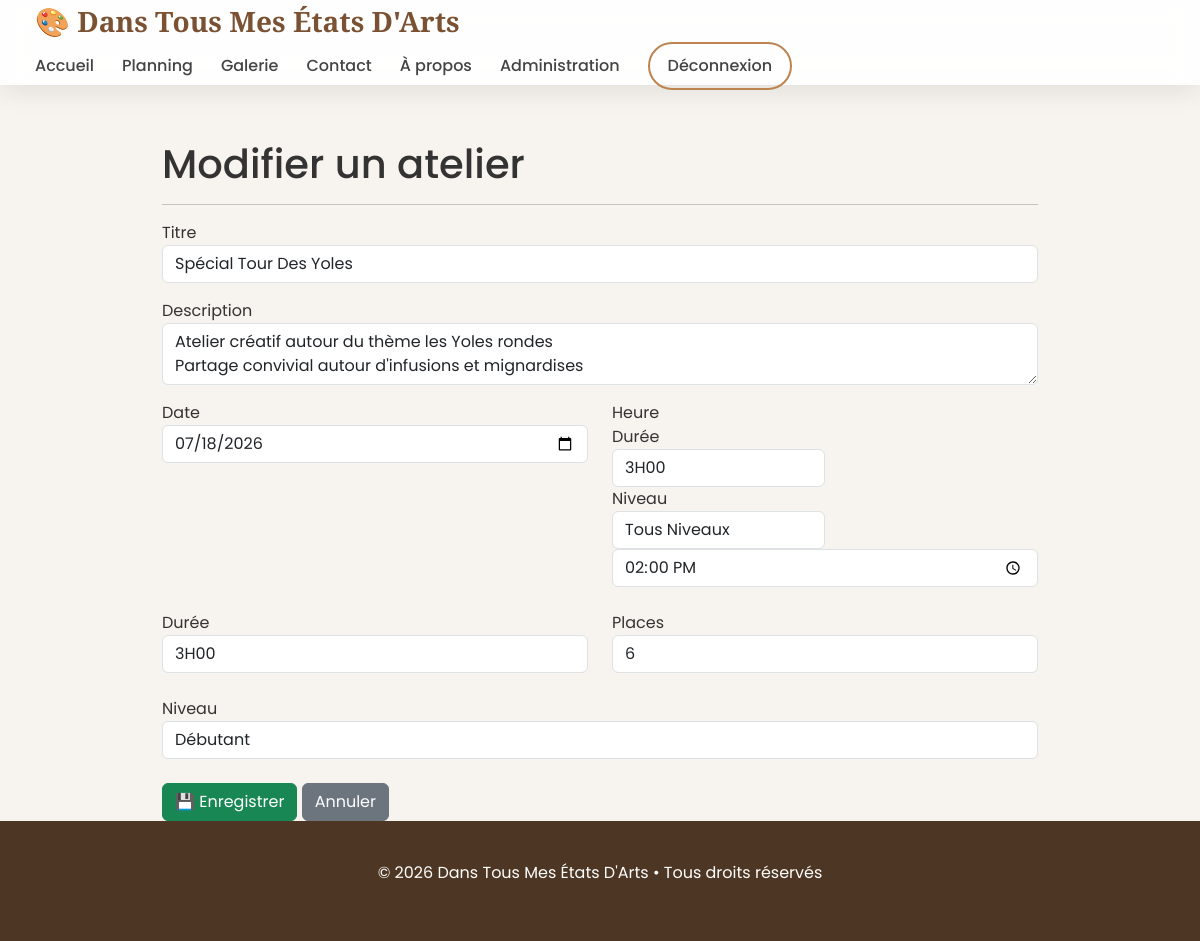
Screenshot of /admin/modifier/2 (signed in) with the database file from the repository.
### models/atelier.py (models this page shows)
class Atelier(db.Model):
    __tablename__ = "ateliers"
    id = db.Column(db.Integer, primary_key=True)
    titre = db.Column(db.String(100), nullable=False)
    description = db.Column(db.Text)
    date = db.Column(db.String(20), nullable=False)
    heure = db.Column(db.String(10), nullable=False)
    duree = db.Column(db.String(20))
    niveau = db.Column(db.String(30))
    places = db.Column(db.Integer, default=10)
    image = db.Column(db.String(255))
    reservations = db.relationship(
        "Reservation",
        backref="atelier",
        cascade="all, delete-orphan",
        lazy=True
    )

### app.py (the view, shortened to what this page needs)
@app.route("/admin/modifier/<int:id>", methods=["GET", "POST"])
@login_required
def modifier_atelier(id):
    if current_user.role != "admin":
        return redirect("/")
    atelier = Atelier.query.get_or_404(id)
    return render_template(
        "modifier_atelier.html",
        atelier=atelier
    )

### app.py (called while the page is built)
@login_manager.user_loader
def load_user(user_id):
    return User.query.get(int(user_id))

### templates/modifier_atelier.html (shortened to what this page needs)
{% extends "base.html" %}
{% block content %}
<div class="container" style="padding-top:140px;max-width:900px;">
<h1>Modifier un atelier</h1>
<hr>
<form method="POST">
<div class="mb-3">
<label>Titre</label>
<input
class="form-control"
name="titre"
value="{{ atelier.titre }}"
required>
</div>
<div class="mb-3">
<label>Description</label>
<textarea
class="form-control"
name="description">{{ atelier.description }}</textarea>
</div>
<div class="row">
<div class="col-md-6">
<label>Date</label>
<input
type="date"
class="form-control"
name="date"
value="{{ atelier.date }}"
required>
</div>
<div class="col-md-6">
<label>Heure</label>
<div class="col-md-6">
    <label>Durée</label>
    <input
        class="form-control"
        type="text"
        name="duree"
        value="{{ atelier.duree }}">
</div>
<div class="col-md-6">
    <label>Niveau</label>
    <input
        class="form-control"
        type="text"
        name="niveau"
        value="{{ atelier.niveau }}">
</div>
<input
type="time"
class="form-control"
name="heure"
value="{{ atelier.heure }}"
required>
</div>
</div>
<br>
<div class="row">
<div class="col-md-6">
<label>Durée</label>
<input
class="form-control"
name="duree"
value="{{ atelier.duree }}">
</div>
<div class="col-md-6">
<label>Places</label>
<input
type="number"
class="form-control"
name="places"
value="{{ atelier.places }}">
</div>
</div>
<br>
<label>Niveau</label>
<select
class="form-control"
name="niveau">
<option {% if atelier.niveau=="Débutant" %}selected{% endif %}>Débutant</option>
</select>
<br>
<button class="btn btn-success">
💾 Enregistrer
</button>
<a
href="/admin"
class="btn btn-secondary">
Annuler
</a>
</form>
</div>
{% endblock %}

### static/css/style.css (style rules this page uses)
* { margin:0; padding:0; box-sizing:border-box; }
html { scroll-behavior:smooth; }
body { font-family:'Poppins',sans-serif; background:#f7f3ee; color:#333; }

### rows the page displays
Atelier: titre "Spécial Tour Des Yoles", description "Atelier créatif autour du thème les Yoles rondes Partage convivial autour d'infusions et mignardises", date "07/18/2026", duree "3H00", niveau "Tous Niveaux", heure "14:00", places "6"
